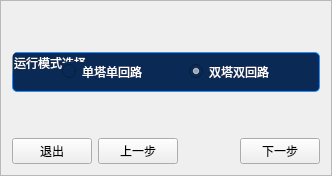
     <widget class="QFrame" name="page_1">
      <property name="frameShape">
       <enum>QFrame::StyledPanel</enum>
      </property>
      <property name="frameShadow">
       <enum>QFrame::Raised</enum>
      </property>
      <layout class="QVBoxLayout" name="verticalLayout_1">
       <item>
        <spacer name="verticalSpacer_top_1">
         <property name="orientation">
          <enum>Qt::Vertical</enum>
         </property>
         <property name="sizeHint" stdset="0">
          <size>
           <width>20</width>
           <height>40</height>
          </size>
         </property>
        </spacer>
       </item>
       <item>
        <widget class="QGroupBox" name="groupBox_1">
         <property name="maximumSize">
          <size>
           <width>16777215</width>
           <height>100</height>
          </size>
         </property>
         <property name="styleSheet">
          <string notr="true">
           background-color: #0a2a55;
           color: #ffffff;
           border: 1px solid #1e90ff;
           border-radius: 5px;
          </string>
         </property>
         <property name="title">
          <string>运行模式选择</string>
         </property>
         <layout class="QVBoxLayout" name="verticalLayout_2">
          <item>
           <layout class="QHBoxLayout" name="horizontalLayout_1">
            <item>
             <spacer name="horizontalSpacer_left_1">
              <property name="orientation">
               <enum>Qt::Horizontal</enum>
              </property>
              <property name="sizeHint" stdset="0">
               <size>
                <width>40</width>
                <height>20</height>
               </size>
              </property>
             </spacer>
            </item>
            <item>
             <widget class="QRadioButton" name="p1_tower_single">
              <property name="styleSheet">
               <string notr="true">
                color: #ffffff;
                font: 12pt &quot;Microsoft YaHei&quot;;
               border:none;</string>
              </property>
              <property name="text">
               <string>单塔单回路</string>
              </property>
             </widget>
            </item>
            <item>
             <spacer name="horizontalSpacer_middle_1">
              <property name="orientation">
               <enum>Qt::Horizontal</enum>
              </property>
              <property name="sizeType">
               <enum>QSizePolicy::Fixed</enum>
              </property>
              <property name="sizeHint" stdset="0">
               <size>
                <width>40</width>
                <height>20</height>
               </size>
              </property>
             </spacer>
            </item>
            <item>
             <widget class="QRadioButton" name="p1_tower_double">
              <property name="styleSheet">
               <string notr="true">border:none;</string>
              </property>
              <property name="text">
               <string>双塔双回路</string>
              </property>
              <property name="checked">
               <bool>true</bool>
              </property>
             </widget>
            </item>
            <item>
             <spacer name="horizontalSpacer_right_1">
              <property name="orientation">
               <enum>Qt::Horizontal</enum>
              </property>
              <property name="sizeHint" stdset="0">
               <size>
                <width>40</width>
                <height>20</height>
               </size>
              </property>
             </spacer>
            </item>
           </layout>
          </item>
         </layout>
        </widget>
       </item>
       <item>
        <spacer name="verticalSpacer_bottom_1">
         <property name="orientation">
          <enum>Qt::Vertical</enum>
         </property>
         <property name="sizeHint" stdset="0">
          <size>
           <width>20</width>
           <height>40</height>
          </size>
         </property>
        </spacer>
       </item>
       <item>
        <layout class="QHBoxLayout" name="horizontalLayout_2">
         <item>
          <widget class="QPushButton" name="pushButton_exit_1">
           <property name="text">
            <string>退出</string>
           </property>
          </widget>
         </item>
         <item>
          <widget class="QPushButton" name="pushButton_prev_1">
           <property name="text">
            <string>上一步</string>
           </property>
          </widget>
         </item>
         <item>
          <spacer name="horizontalSpacer">
           <property name="orientation">
            <enum>Qt::Horizontal</enum>
           </property>
           <property name="sizeHint" stdset="0">
            <size>
             <width>40</width>
             <height>20</height>
            </size>
           </property>
          </spacer>
         </item>
         <item>
          <widget class="QPushButton" name="pushButton_next_1">
           <property name="text">
            <string>下一步</string>
           </property>
          </widget>
         </item>
        </layout>
       </item>
      </layout>
     </widget>
